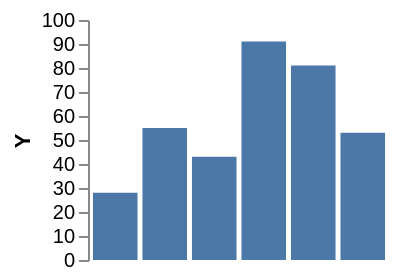

Here is the Vega-Lite specification saved for this chart:
### Vega specification from a JSON file in a GitHub repository (floating-point values rounded to 4 significant figures)
{"width": 200, "height": 120, "padding": 5, "data": [{"name": "t", "values": [{"a": "Alpha", "b": 28, "c": "x", "d": 1}, {"a": "Bravo", "b": 55, "c": "y", "d": 2}, {"a": "Charlie", "b": 43, "c": "x", "d": 3}, {"a": "Delta", "b": 91, "c": "z", "d": 4}, {"a": "Echo", "b": 81, "c": "y", "d": 5}, {"a": "Foxtrot", "b": 53, "c": "z", "d": 6}]}], "scales": [{"name": "x", "type": "band", "domain": {"data": "t", "field": "a"}, "range": "width", "padding": 0.1}, {"name": "y", "type": "linear", "domain": {"data": "t", "field": "b"}, "range": "height", "nice": true}, {"name": "color", "type": "ordinal", "domain": {"data": "t", "field": "c"}, "range": {"scheme": "category10"}}, {"name": "ramp", "type": "linear", "domain": {"data": "t", "field": "d"}, "range": {"scheme": "blues"}}, {"name": "size", "type": "linear", "domain": {"data": "t", "field": "b"}, "range": [10, 200]}, {"name": "shape", "type": "ordinal", "domain": {"data": "t", "field": "c"}, "range": "symbol"}, {"name": "quant", "type": "quantize", "domain": [0, 100], "range": {"scheme": "greens", "count": 4}}], "marks": [{"type": "group", "clip": true, "encode": {"enter": {"width": {"signal": "width"}, "height": {"signal": "height"}}}, "marks": [{"type": "rect", "from": {"data": "t"}, "encode": {"enter": {"x": {"scale": "x", "field": "a"}, "width": {"scale": "x", "band": 1}, "y": {"scale": "y", "field": "b"}, "y2": {"scale": "y", "value": 0}}}}]}], "autosize": {"type": "fit-x", "contains": "padding"}, "axes": [{"orient": "left", "scale": "y", "title": "Y"}]}
